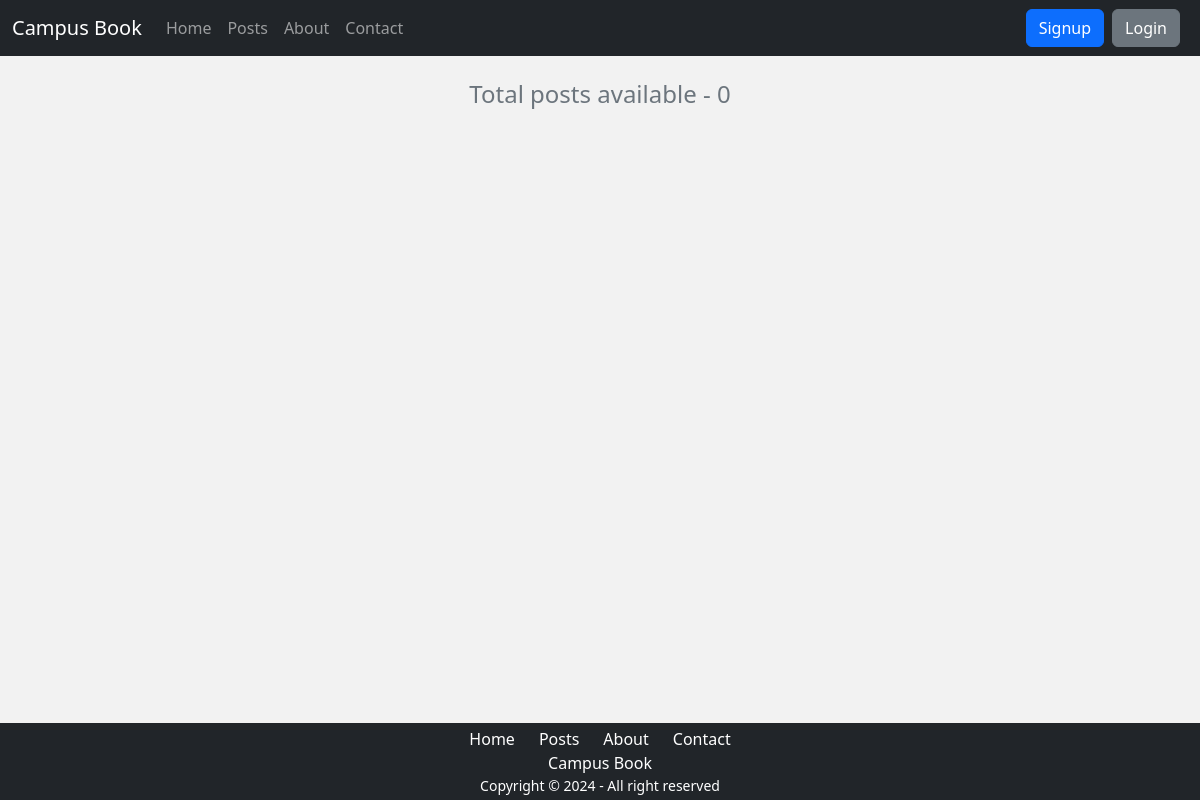
The page /post/posts/ on the database as committed earlier.
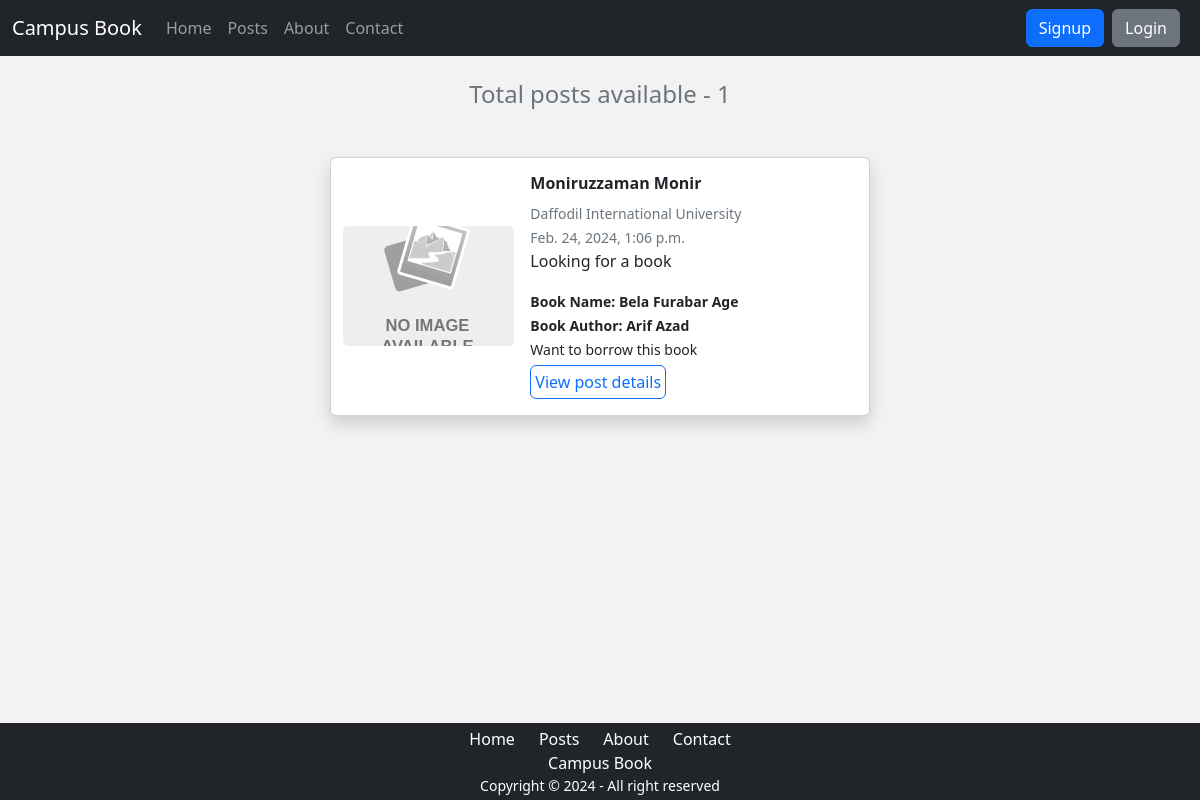
The same page on the database as committed later.
### posts/models.py (models this page shows, shortened)
class PostModel(models.Model):
    post=models.TextField()
    author=models.ForeignKey(UserAccount, on_delete=models.CASCADE)
    book_name=models.CharField(max_length=100)
    book_author=models.CharField(max_length=100)
    book_image = models.ImageField(upload_to='./book-images/uploads/', blank=True, null=True)
    post_type=models.CharField(choices=POST_TYPE, max_length=20)
    availability = models.BooleanField(default=True)
    timestamp = models.DateTimeField(auto_now_add=True)

### users/models.py (models this page shows)
class UserAccount(models.Model):
    user = models.OneToOneField(User, related_name='account', on_delete=models.CASCADE)
    gender = models.CharField(max_length=10, choices=GENDER_TYPE)
    university = models.CharField(max_length=200)
    department = models.CharField(max_length=100)
    student_id = models.CharField(max_length=20)
    contact_number = models.CharField(max_length=15)
    present_address = models.CharField(max_length=200)
    premanent_address = models.CharField(max_length=200)
    def __str__(self):
        return f"{self.user.first_name} {self.user.last_name}"

### posts/views.py (the view)
# urls.py: path('post/', include('posts.urls')),
def posts(request):
    data = PostModel.objects.all()
    return render(request, 'posts.html',{'data':data})

### posts/templates/posts.html (shortened to what this page needs)
{% extends 'base.html' %}
{% block content %}
{% load static %}
<div>
  <div class="conatiner mx-auto" style="margin-bottom: 200px;">
    <h4 class="mt-4 text-center text-secondary">Total posts available - {{data|length}}</h4>
    <div class="mx-auto row justify-content-center my-5 gap-2">
      {% for post in data %}
      <div class="card mb-3 shadow" style="max-width: 540px; height: fit-content;">
        <div class="row g-0">
          <div class="col-md-4 d-flex justify-content-center align-items-center">
            {% if post.book_image %}
            <img class="card-img" src="{{post.book_image.url}}" class="img-fluid rounded-start" alt="...">
            {% else %}
            <img class="card-img" src="{% static './images/No-Image-Placeholder.svg' %}" class="img-fluid rounded-start" alt="...">
            {% endif %}
          </div>
          <div class="col-md-8">
            <div class="card-body">
              <h6 class="card-title fw-bold">{{post.author}}</h6>
              <small class="text-secondary">{{post.author.university}}</small><br>
              <small class="text-secondary">{{post.timestamp}}</small>
              <p class="card-text">{{post.post | truncatewords:9}}</p>
              <div class="mb-1">
                <small class="fw-bold">Book Name: {{post.book_name}}</small><br>
                <small class="fw-bold">Book Author: {{post.book_author}}</small><br>
                {% if post.post_type == "borrowing" %}
                <small>Want to borrow this book</small>
                {% else %}
                <small>Want to share this book</small>
                {% endif %}
              </div>
              <a href="" class="btn btn-outline-primary p-1">View post details</a>
            </div>
          </div>
        </div>
      </div>
      {% endfor %}
    </div>
  </div>
</div>
{% endblock %}

Rows that differ between the two databases and show on the page:
added PostModel: author "Moniruzzaman Monir", author.university "Daffodil International University", timestamp "Feb. 24, 2024, 1:06 p.m.", post "Looking for a book", book_name "Bela Furabar Age", book_author "Arif Azad", post_type "Want to borrow this book"
Other text that changed with them:
{{ data|length }}: "0" → "1"
